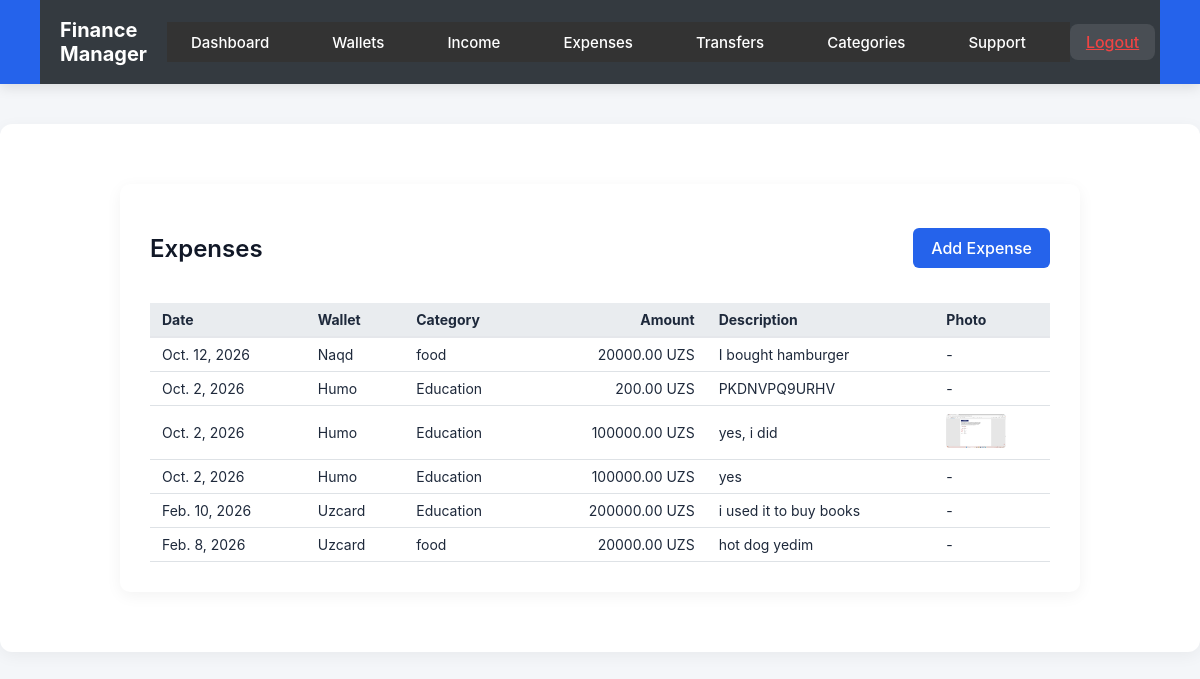
/en/transactions/expenses/ (signed in), run on the app's committed database.
### apps/transactions/models.py (models this page shows, shortened)
class BaseTransaction(models.Model):
    user = models.ForeignKey(User, on_delete=models.CASCADE)
    wallet = models.ForeignKey(Wallet, on_delete=models.PROTECT)
    category = models.ForeignKey(Category, on_delete=models.PROTECT)
    amount = models.DecimalField(max_digits=20, decimal_places=2)
    date = models.DateField()
    description = models.TextField(blank=True)
    photo = models.ImageField(upload_to='transactions/', null=True, blank=True)
    created_at = models.DateTimeField(auto_now_add=True)
    class Meta:
        abstract = True

class Expense(BaseTransaction):
    def clean(self):
        if self.category.type != 'expense':
            raise ValidationError('Expense must use an expense category')

### apps/wallets/models.py (models this page shows, shortened)
class Wallet(models.Model):
    WALLET_TYPE = (
        ('cash', 'Cash'),
        ('card', 'Card'),
        ('account', 'Account'),
    )
    CARD_TYPE = (
        ('humo', 'Humo'),
        ('uzcard', 'Uzcard'),
        ('visa', 'Visa'),
        ('mastercard', 'Mastercard'),
    )
    user = models.ForeignKey(User, on_delete=models.CASCADE, related_name='wallet')
    name = models.CharField(max_length=100)
    wallet_type = models.CharField(max_length=10, choices=WALLET_TYPE)
    card_type = models.CharField(max_length=20, choices=CARD_TYPE, null=True, blank=True)
    currency = models.ForeignKey(Currency, on_delete=models.PROTECT)
    balance = models.DecimalField(max_digits=20, decimal_places=2, default=0)

### apps/categories/models.py (models this page shows, shortened)
class Category(models.Model):
    CATEGORY_TYPE = (
        ('income', 'Income'),
        ('expense', 'Expense'),
    )
    user = models.ForeignKey(
        User,
        on_delete=models.CASCADE,
        null=True,
        blank=True,
        help_text="Null means global default category"
    )
    name = models.CharField(max_length=100)
    type = models.CharField(max_length=10, choices=CATEGORY_TYPE)
    is_default = models.BooleanField(default=False)
    class Meta:
        unique_together = ('user', 'name', 'type')
        ordering = ['type', 'name']

### apps/currency/models.py (models this page shows, shortened)
class Currency(models.Model):
    code = models.CharField(max_length=3, unique=True)  # UZS, USD, EUR
    name = models.CharField(max_length=20)

### apps/transactions/views.py (the view)
# urls.py: path('expenses/', views.expense_list_view, name='transaction_expense_list'),
@login_required
def expense_list_view(request):
    expenses = Expense.objects.filter(user=request.user).order_by('-date')
    return render(request, 'transactions/expense_list.html', {'expenses': expenses})

### apps/transactions/templates/transactions/expense_list.html (shortened to what this page needs)
{% extends 'base.html' %}
{% block content %}
<div style="max-width:900px; margin:40px auto; padding:30px; background:#fff; border-radius:10px; box-shadow:0 4px 16px rgba(0,0,0,0.05);">
    <div style="display:flex; justify-content:space-between; align-items:center; margin-bottom:20px;">
        <h2 style="color:#111827; font-weight:600;">Expenses</h2>
        <a href="{% url 'transaction_expense_create' %}"
           style="background-color:#2563eb; color:#fff; padding:10px 18px; text-decoration:none; border-radius:6px; font-weight:500; transition:0.2s;">
           Add Expense
        </a>
    </div>
    <table style="width:100%; border-collapse:collapse; font-size:14px; color:#1e293b;">
        <thead>
            <tr style="border-bottom:2px solid #e5e7eb;">
                <th style="text-align:left; padding:8px 12px;">Date</th>
                <th style="text-align:left; padding:8px 12px;">Wallet</th>
                <th style="text-align:left; padding:8px 12px;">Category</th>
                <th style="text-align:right; padding:8px 12px;">Amount</th>
                <th style="text-align:left; padding:8px 12px;">Description</th>
                <th style="text-align:left; padding:8px 12px;">Photo</th>
            </tr>
        </thead>
        <tbody>
            {% for expense in expenses %}
            <tr style="border-bottom:1px solid #f1f5f9;">
                <td style="padding:8px 12px;">{{ expense.date }}</td>
                <td style="padding:8px 12px;">{{ expense.wallet.name }}</td>
                <td style="padding:8px 12px;">{{ expense.category.name }}</td>
                <td style="padding:8px 12px; text-align:right;">{{ expense.amount }} {{ expense.wallet.currency.code }}</td>
                <td style="padding:8px 12px;">{{ expense.description|default:"-" }}</td>
                <td style="padding:8px 12px;">
                    {% if expense.photo %}
                        <img src="{{ expense.photo.url }}" alt="Expense Photo" style="max-width:60px; border-radius:4px;">
                    {% else %}
                        -
                    {% endif %}
                </td>
            </tr>
            {% empty %}
            <tr><td colspan="6" style="padding:12px; text-align:center; color:#6b7280;">No records yet.</td></tr>
            {% endfor %}
        </tbody>
    </table>
</div>
{% endblock %}

### apps/accounts/static/css/style.css (style rules this page uses)
body { font-family: Arial, sans-serif; background-color: #f7f7f7; margin: 0; padding: 0; }
h2 { text-align: center; }
body { font-family: 'Segoe UI', Tahoma, Geneva, Verdana, sans-serif; background-color: #f8f9fa; margin: 0; padding: 0; }
h2 { color: #343a40; }
table { width: 100%; border-collapse: collapse; margin-top: 15px; background-color: #fff; }
table th, table td { padding: 10px; text-align: left; border-bottom: 1px solid #dee2e6; }
table th { background-color: #e9ecef; }

### templates/base.html (style rules this page uses)
body { margin: 0; font-family: -apple-system, BlinkMacSystemFont, "Segoe UI", Roboto, sans-serif; background-color: #f4f6f9; color: #1e293b; }

### data on the page
Expense: date "Oct. 12, 2026", wallet.name "Naqd", category.name "food", amount "20000.00", wallet.currency.code "UZS", description "I bought hamburger"
Expense: date "Oct. 2, 2026", wallet.name "Humo", category.name "Education", amount "200.00", wallet.currency.code "UZS", description "PKDNVPQ9URHV"
Expense: date "Oct. 2, 2026", wallet.name "Humo", category.name "Education", amount "100000.00", wallet.currency.code "UZS", description "yes, i did", photo (picture)
Expense: date "Oct. 2, 2026", wallet.name "Humo", category.name "Education", amount "100000.00", wallet.currency.code "UZS", description "yes"
Expense: date "Feb. 10, 2026", wallet.name "Uzcard", category.name "Education", amount "200000.00", wallet.currency.code "UZS", description "i used it to buy books"
Expense: date "Feb. 8, 2026", wallet.name "Uzcard", category.name "food", amount "20000.00", wallet.currency.code "UZS", description "hot dog yedim"
